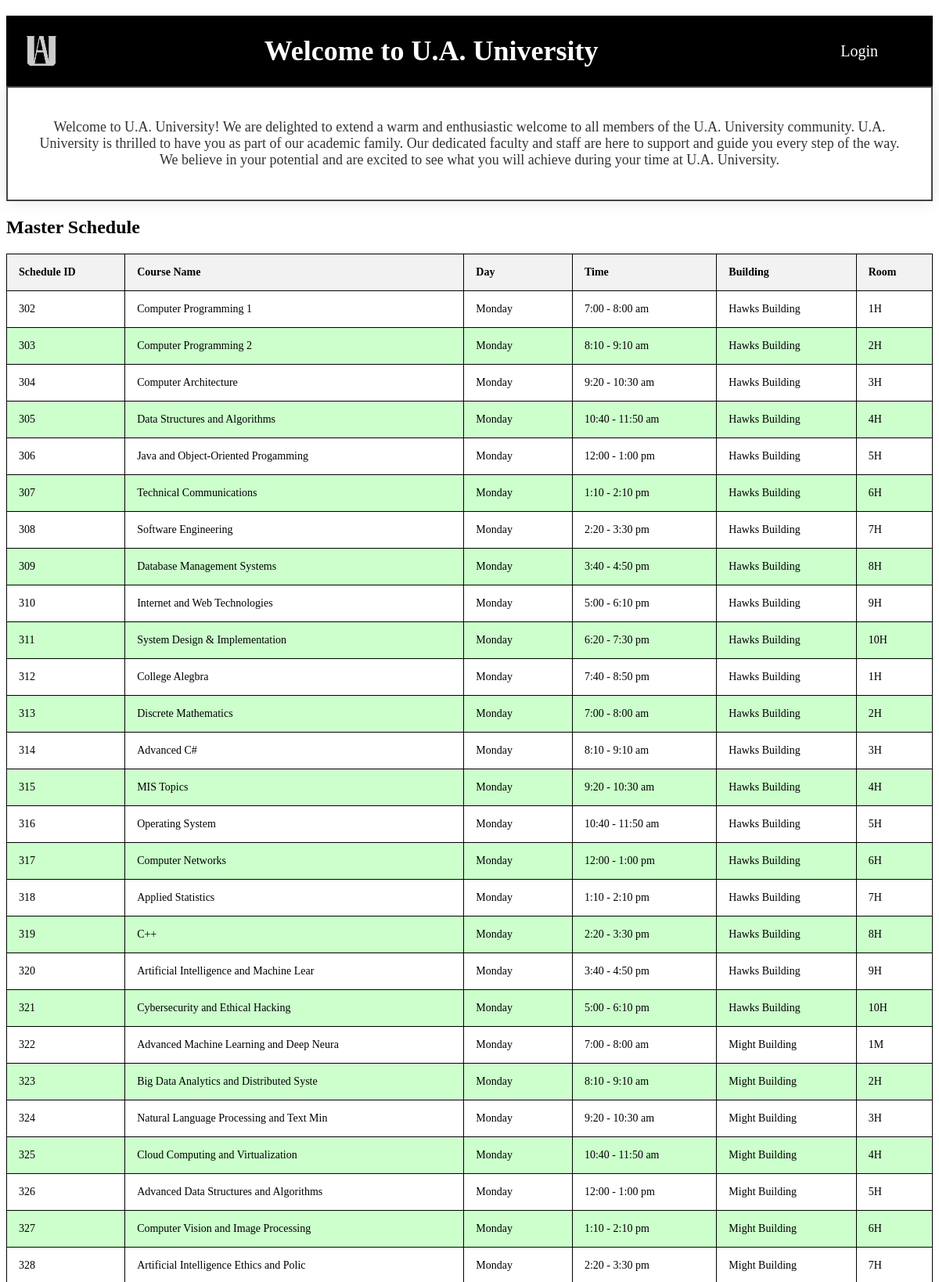
The page /Systemsproject/Home_Page1.php (upper part) on the database its author committed.
### tables this page shows
CREATE TABLE `masterschedule` (
  `ScheduleID` int(11) NOT NULL,
  `CourseID` varchar(100) DEFAULT NULL,
  `CourseName` varchar(40) NOT NULL,
  `Day` varchar(10) DEFAULT NULL,
  `Time` varchar(20) DEFAULT NULL,
  `Bldg` varchar(50) DEFAULT NULL,
  `Room` varchar(50) DEFAULT NULL
);

### Systemsproject/Home_Page1.php (the view, shortened to what this page needs)
<!DOCTYPE html>
<html lang="en">
<head>
</head>
<body>
</head>
<body>
   <div class="header">
      <img src="ua.png" alt="U.A. Logo" class="logo">
      <h1>Welcome to U.A. University</h1>
      <div class="button-container">
         <a href="login_form1.php" class="btn">Login</a>
      </div>
   </div>
   <div class="welcome-statement">
      Welcome to U.A. University! We are delighted to extend a warm and enthusiastic welcome to all members of the U.A. University community. U.A. University is thrilled to have you as part of our academic family. Our dedicated faculty and staff are here to support and guide you every step of the way. We believe in your potential and are excited to see what you will achieve during your time at U.A. University.
   </div>
</body>
</html>
   <div class="container">
      <h2>Master Schedule</h2>
      <div class="content">
         <table class="master-schedule-table">
            <thead>
               <tr>
                  <th>Schedule ID </th>
                  <th>Course Name</th>
                  <th>Day</th>
                  <th>Time</th>
                  <th>Building</th>
                  <th>Room</th>
               </tr>
            </thead>
            <tbody>
               <?php
               @include 'config1.php';
               $query = "SELECT ScheduleID, CourseName, Day, Time, Bldg, Room FROM masterschedule";
               $result = mysqli_query($conn, $query);
               if (mysqli_num_rows($result) > 0) {
                  while($row = mysqli_fetch_assoc($result)) {
                     echo "<tr>";
                     echo "<td>" . htmlspecialchars($row["ScheduleID"]) . "</td>";
                     echo "<td>" . htmlspecialchars($row["CourseName"]) . "</td>";
                     echo "<td>" . htmlspecialchars($row["Day"]) . "</td>";
                     echo "<td>" . htmlspecialchars($row["Time"]) . "</td>";
                     echo "<td>" . htmlspecialchars($row["Bldg"]) . "</td>";
                     echo "<td>" . htmlspecialchars($row["Room"]) . "</td>";
                     echo "</tr>";
                  }
               } else {
                  echo "<tr><td colspan='5'>No schedule available</td></tr>";
               }
               ?>
            </tbody>
         </table>
      </div>
   </div>
</body>
</html>

### Systemsproject/Home_Page1.php (style rules this page uses)
.header { background: #000; color: #fff; padding: 20px; background-color: #000; text-align: left; margin-top: 20px; display: flex; justify-content: space-between; align-items: center; }
.header h1 { font-size: 36px; margin: 0; }
.header .logo { width: 50px; height: 50px; }
.button-container { display: flex; align-items: center; }
.button-container .btn { display: inline-block; padding: 10px 30px; font-size: 20px; background: #000; color: #fff; margin: 0 20px; text-transform: capitalize; text-decoration: none; border-radius: 5px; background-color: #000; }
.welcome-statement { color: #333; font-size: 18px; padding: 40px; text-align: center; font-family: 'Poppins', cursive; border: 2px solid #444; box-shadow: 0 0 20px rgba(0, 0, 0, 0.1); }
table { width: 100%; max-width: 100%; border-collapse: collapse; table-layout: auto; }
th, td { border: 1px solid #000; padding: 15px; text-align: left; font-size: 14px; word-wrap: break-word; }
th { background-color: #f2f2f2; }
tr:nth-child(even) { background-color: #ccffcc; }

### rows shown on the page
masterschedule: ScheduleID "302", CourseName "Computer Programming 1", Day "Monday", Time "7:00 - 8:00 am", Bldg "Hawks Building", Room "1H"
masterschedule: ScheduleID "303", CourseName "Computer Programming 2", Day "Monday", Time "8:10 - 9:10 am", Bldg "Hawks Building", Room "2H"
masterschedule: ScheduleID "304", CourseName "Computer Architecture", Day "Monday", Time "9:20 - 10:30 am", Bldg "Hawks Building", Room "3H"
masterschedule: ScheduleID "305", CourseName "Data Structures and Algorithms", Day "Monday", Time "10:40 - 11:50 am", Bldg "Hawks Building", Room "4H"
masterschedule: ScheduleID "306", CourseName "Java and Object-Oriented Progamming", Day "Monday", Time "12:00 - 1:00 pm", Bldg "Hawks Building", Room "5H"
masterschedule: ScheduleID "307", CourseName "Technical Communications", Day "Monday", Time "1:10 - 2:10 pm", Bldg "Hawks Building", Room "6H"
masterschedule: ScheduleID "308", CourseName "Software Engineering", Day "Monday", Time "2:20 - 3:30 pm", Bldg "Hawks Building", Room "7H"
masterschedule: ScheduleID "309", CourseName "Database Management Systems", Day "Monday", Time "3:40 - 4:50 pm", Bldg "Hawks Building", Room "8H"
masterschedule: ScheduleID "310", CourseName "Internet and Web Technologies", Day "Monday", Time "5:00 - 6:10 pm", Bldg "Hawks Building", Room "9H"
masterschedule: ScheduleID "311", CourseName "System Design & Implementation", Day "Monday", Time "6:20 - 7:30 pm", Bldg "Hawks Building", Room "10H"
masterschedule: ScheduleID "312", CourseName "College Alegbra", Day "Monday", Time "7:40 - 8:50 pm", Bldg "Hawks Building", Room "1H"
masterschedule: ScheduleID "313", CourseName "Discrete Mathematics", Day "Monday", Time "7:00 - 8:00 am", Bldg "Hawks Building", Room "2H"
masterschedule: ScheduleID "314", CourseName "Advanced C#", Day "Monday", Time "8:10 - 9:10 am", Bldg "Hawks Building", Room "3H"
masterschedule: ScheduleID "315", CourseName "MIS Topics", Day "Monday", Time "9:20 - 10:30 am", Bldg "Hawks Building", Room "4H"
masterschedule: ScheduleID "316", CourseName "Operating System", Day "Monday", Time "10:40 - 11:50 am", Bldg "Hawks Building", Room "5H"
masterschedule: ScheduleID "317", CourseName "Computer Networks", Day "Monday", Time "12:00 - 1:00 pm", Bldg "Hawks Building", Room "6H"
masterschedule: ScheduleID "318", CourseName "Applied Statistics", Day "Monday", Time "1:10 - 2:10 pm", Bldg "Hawks Building", Room "7H"
masterschedule: ScheduleID "319", CourseName "C++", Day "Monday", Time "2:20 - 3:30 pm", Bldg "Hawks Building", Room "8H"
masterschedule: ScheduleID "320", CourseName "Artificial Intelligence and Machine Lear", Day "Monday", Time "3:40 - 4:50 pm", Bldg "Hawks Building", Room "9H"
masterschedule: ScheduleID "321", CourseName "Cybersecurity and Ethical Hacking", Day "Monday", Time "5:00 - 6:10 pm", Bldg "Hawks Building", Room "10H"
masterschedule: ScheduleID "322", CourseName "Advanced Machine Learning and Deep Neura", Day "Monday", Time "7:00 - 8:00 am", Bldg "Might Building", Room "1M"
masterschedule: ScheduleID "323", CourseName "Big Data Analytics and Distributed Syste", Day "Monday", Time "8:10 - 9:10 am", Bldg "Might Building", Room "2H"
masterschedule: ScheduleID "324", CourseName "Natural Language Processing and Text Min", Day "Monday", Time "9:20 - 10:30 am", Bldg "Might Building", Room "3H"
masterschedule: ScheduleID "325", CourseName "Cloud Computing and Virtualization", Day "Monday", Time "10:40 - 11:50 am", Bldg "Might Building", Room "4H"
masterschedule: ScheduleID "326", CourseName "Advanced Data Structures and Algorithms", Day "Monday", Time "12:00 - 1:00 pm", Bldg "Might Building", Room "5H"
masterschedule: ScheduleID "327", CourseName "Computer Vision and Image Processing", Day "Monday", Time "1:10 - 2:10 pm", Bldg "Might Building", Room "6H"
masterschedule: ScheduleID "328", CourseName "Artificial Intelligence Ethics and Polic", Day "Monday", Time "2:20 - 3:30 pm", Bldg "Might Building", Room "7H"
